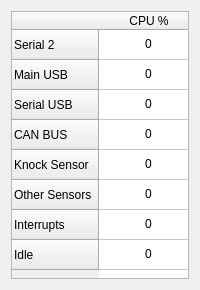
<?xml version="1.0" encoding="UTF-8"?>
<ui version="4.0">
 <class>Tasks</class>
 <widget class="QWidget" name="Tasks">
  <property name="geometry">
   <rect>
    <x>0</x>
    <y>0</y>
    <width>200</width>
    <height>290</height>
   </rect>
  </property>
  <property name="minimumSize">
   <size>
    <width>200</width>
    <height>290</height>
   </size>
  </property>
  <property name="maximumSize">
   <size>
    <width>200</width>
    <height>290</height>
   </size>
  </property>
  <property name="windowTitle">
   <string>Tasks</string>
  </property>
  <layout class="QVBoxLayout" name="verticalLayout">
   <item>
    <widget class="QTableWidget" name="tableWidget">
     <property name="verticalScrollBarPolicy">
      <enum>Qt::ScrollBarAlwaysOff</enum>
     </property>
     <property name="horizontalScrollBarPolicy">
      <enum>Qt::ScrollBarAlwaysOff</enum>
     </property>
     <property name="editTriggers">
      <set>QAbstractItemView::NoEditTriggers</set>
     </property>
     <property name="tabKeyNavigation">
      <bool>false</bool>
     </property>
     <property name="showDropIndicator" stdset="0">
      <bool>false</bool>
     </property>
     <property name="dragDropOverwriteMode">
      <bool>false</bool>
     </property>
     <property name="selectionMode">
      <enum>QAbstractItemView::NoSelection</enum>
     </property>
     <property name="showGrid">
      <bool>true</bool>
     </property>
     <property name="gridStyle">
      <enum>Qt::SolidLine</enum>
     </property>
     <property name="sortingEnabled">
      <bool>false</bool>
     </property>
     <property name="cornerButtonEnabled">
      <bool>false</bool>
     </property>
     <attribute name="horizontalHeaderVisible">
      <bool>true</bool>
     </attribute>
     <attribute name="horizontalHeaderMinimumSectionSize">
      <number>30</number>
     </attribute>
     <attribute name="horizontalHeaderStretchLastSection">
      <bool>true</bool>
     </attribute>
     <attribute name="verticalHeaderMinimumSectionSize">
      <number>20</number>
     </attribute>
     <attribute name="verticalHeaderStretchLastSection">
      <bool>false</bool>
     </attribute>
     <row>
      <property name="text">
       <string>Serial 2</string>
      </property>
      <property name="icon">
       <iconset resource="../res/oxygen.qrc">
        <normaloff>:/oxygen/32x32/actions/network-disconnect.png</normaloff>:/oxygen/32x32/actions/network-disconnect.png</iconset>
      </property>
     </row>
     <row>
      <property name="text">
       <string>Main USB</string>
      </property>
      <property name="icon">
       <iconset resource="../res/oxygen.qrc">
        <normaloff>:/oxygen/32x32/devices/drive-removable-media-usb.png</normaloff>:/oxygen/32x32/devices/drive-removable-media-usb.png</iconset>
      </property>
     </row>
     <row>
      <property name="text">
       <string>Serial USB</string>
      </property>
      <property name="icon">
       <iconset resource="../res/oxygen.qrc">
        <normaloff>:/oxygen/32x32/actions/network-disconnect.png</normaloff>:/oxygen/32x32/actions/network-disconnect.png</iconset>
      </property>
     </row>
     <row>
      <property name="text">
       <string>CAN BUS</string>
      </property>
      <property name="icon">
       <iconset resource="../res/oxygen.qrc">
        <normaloff>:/oxygen/32x32/apps/esd.png</normaloff>:/oxygen/32x32/apps/esd.png</iconset>
      </property>
     </row>
     <row>
      <property name="text">
       <string>Knock Sensor</string>
      </property>
      <property name="icon">
       <iconset resource="../res/images/images.qrc">
        <normaloff>:/images/explosion-hi.png</normaloff>:/images/explosion-hi.png</iconset>
      </property>
     </row>
     <row>
      <property name="text">
       <string>Other Sensors</string>
      </property>
      <property name="icon">
       <iconset resource="../res/images/images.qrc">
        <normaloff>:/images/icon-afr-sensor.png</normaloff>:/images/icon-afr-sensor.png</iconset>
      </property>
     </row>
     <row>
      <property name="text">
       <string>Interrupts</string>
      </property>
      <property name="icon">
       <iconset resource="../res/oxygen.qrc">
        <normaloff>:/oxygen/32x32/actions/quickopen-function.png</normaloff>:/oxygen/32x32/actions/quickopen-function.png</iconset>
      </property>
     </row>
     <row>
      <property name="text">
       <string>Idle</string>
      </property>
      <property name="icon">
       <iconset resource="../res/oxygen.qrc">
        <normaloff>:/oxygen/32x32/actions/view-refresh.png</normaloff>:/oxygen/32x32/actions/view-refresh.png</iconset>
      </property>
     </row>
     <column>
      <property name="text">
       <string>CPU %</string>
      </property>
      <property name="textAlignment">
       <set>AlignHCenter|AlignVCenter|AlignCenter</set>
      </property>
     </column>
     <item row="0" column="0">
      <property name="text">
       <string>0</string>
      </property>
      <property name="textAlignment">
       <set>AlignHCenter|AlignVCenter|AlignCenter</set>
      </property>
      <property name="flags">
       <set>NoItemFlags</set>
      </property>
     </item>
     <item row="1" column="0">
      <property name="text">
       <string>0</string>
      </property>
      <property name="textAlignment">
       <set>AlignHCenter|AlignVCenter|AlignCenter</set>
      </property>
      <property name="flags">
       <set>NoItemFlags</set>
      </property>
     </item>
     <item row="2" column="0">
      <property name="text">
       <string>0</string>
      </property>
      <property name="textAlignment">
       <set>AlignHCenter|AlignVCenter|AlignCenter</set>
      </property>
      <property name="flags">
       <set>NoItemFlags</set>
      </property>
     </item>
     <item row="3" column="0">
      <property name="text">
       <string>0</string>
      </property>
      <property name="textAlignment">
       <set>AlignHCenter|AlignVCenter|AlignCenter</set>
      </property>
      <property name="flags">
       <set>NoItemFlags</set>
      </property>
     </item>
     <item row="4" column="0">
      <property name="text">
       <string>0</string>
      </property>
      <property name="textAlignment">
       <set>AlignHCenter|AlignVCenter|AlignCenter</set>
      </property>
      <property name="flags">
       <set>NoItemFlags</set>
      </property>
     </item>
     <item row="5" column="0">
      <property name="text">
       <string>0</string>
      </property>
      <property name="textAlignment">
       <set>AlignHCenter|AlignVCenter|AlignCenter</set>
      </property>
      <property name="flags">
       <set>NoItemFlags</set>
      </property>
     </item>
     <item row="6" column="0">
      <property name="text">
       <string>0</string>
      </property>
      <property name="textAlignment">
       <set>AlignHCenter|AlignVCenter|AlignCenter</set>
      </property>
      <property name="flags">
       <set>NoItemFlags</set>
      </property>
     </item>
     <item row="7" column="0">
      <property name="text">
       <string>0</string>
      </property>
      <property name="textAlignment">
       <set>AlignHCenter|AlignVCenter|AlignCenter</set>
      </property>
      <property name="flags">
       <set>NoItemFlags</set>
      </property>
     </item>
    </widget>
   </item>
  </layout>
 </widget>
 <resources>
  <include location="../res/oxygen.qrc"/>
  <include location="../res/images/images.qrc"/>
 </resources>
 <connections/>
</ui>
